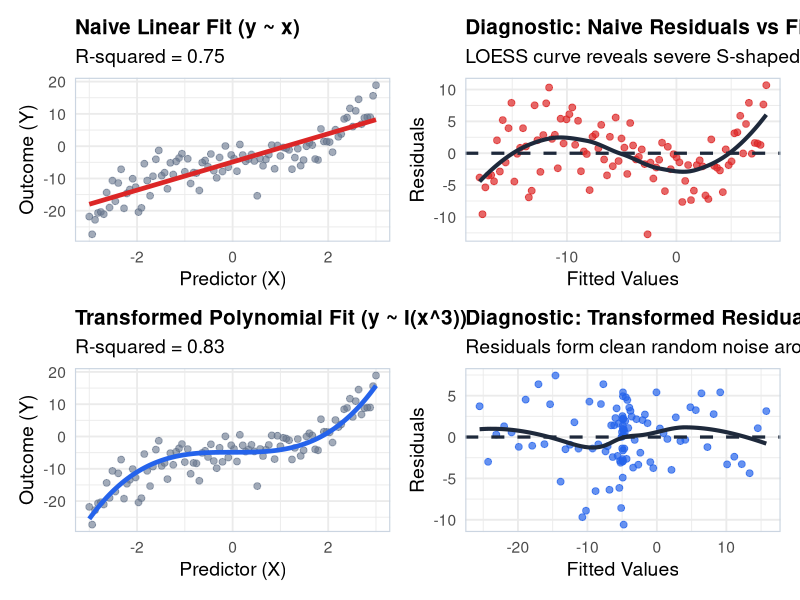

R code for this plot:
## ---- chunk 1
knitr::opts_chunk$set(echo = TRUE, warning = FALSE, message = FALSE, fig.width = 9.5, fig.height = 7.0)
library(ggplot2)
library(dplyr)
library(broom)

set.seed(42)
theme_set(theme_minimal(base_size = 14) +
  theme(
    plot.title = element_text(face = "bold", size = 15),
    panel.border = element_rect(colour = "#cbd5e1", fill = NA, linewidth = 0.8)
  ))
## ---- chunk 2
n <- 100
df <- tibble(
  x = seq(-3.0, 3.0, length.out = n),
  true_error = rnorm(n, mean = 0, sd = 3.5),
  y = -5.0 + 0.8 * (x^3) + true_error,
  x3 = x^3
)

mod_naive <- lm(y ~ x, data = df)
mod_trans <- lm(y ~ I(x^3), data = df)

comp_df <- tibble(
  Specification = c("Naive Linear (y ~ x)", "Transformed Polynomial (y ~ I(x^3))"),
  `Estimated Intercept` = round(c(coef(mod_naive)[1], coef(mod_trans)[1]), 3),
  `Estimated Slope` = round(c(coef(mod_naive)[2], coef(mod_trans)[2]), 3),
  `R-Squared` = round(c(summary(mod_naive)$r.squared, summary(mod_trans)$r.squared), 3),
  AIC = round(c(AIC(mod_naive), AIC(mod_trans)), 1)
)

knitr::kable(comp_df, caption = "Specification Comparison: Naive vs. Transformed OLS")
## ---- chunk 3
p1 <- ggplot(df, aes(x = x, y = y)) +
  geom_point(color = "#64748b", alpha = 0.6, size = 2) +
  geom_line(aes(y = fitted(mod_naive)), color = "#dc2626", linewidth = 1.6) +
  labs(title = "Naive Linear Fit (y ~ x)", subtitle = paste0("R-squared = ", round(summary(mod_naive)$r.squared, 2)), x = "Predictor (X)", y = "Outcome (Y)")

p2 <- ggplot(augment(mod_naive), aes(x = .fitted, y = .resid)) +
  geom_point(color = "#dc2626", alpha = 0.7, size = 2) +
  geom_hline(yintercept = 0, linetype = "dashed", color = "#1e293b", linewidth = 1.1) +
  geom_smooth(method = "loess", se = FALSE, color = "#1e293b", linewidth = 1.4) +
  labs(title = "Diagnostic: Naive Residuals vs Fitted", subtitle = "LOESS curve reveals severe S-shaped specification violation", x = "Fitted Values", y = "Residuals")

p3 <- ggplot(df, aes(x = x, y = y)) +
  geom_point(color = "#64748b", alpha = 0.6, size = 2) +
  geom_line(aes(y = fitted(mod_trans)), color = "#2563eb", linewidth = 1.6) +
  labs(title = "Transformed Polynomial Fit (y ~ I(x^3))", subtitle = paste0("R-squared = ", round(summary(mod_trans)$r.squared, 2)), x = "Predictor (X)", y = "Outcome (Y)")

p4 <- ggplot(augment(mod_trans), aes(x = .fitted, y = .resid)) +
  geom_point(color = "#2563eb", alpha = 0.7, size = 2) +
  geom_hline(yintercept = 0, linetype = "dashed", color = "#1e293b", linewidth = 1.1) +
  geom_smooth(method = "loess", se = FALSE, color = "#1e293b", linewidth = 1.4) +
  labs(title = "Diagnostic: Transformed Residuals vs Fitted", subtitle = "Residuals form clean random noise around zero", x = "Fitted Values", y = "Residuals")

library(patchwork)
if (requireNamespace("patchwork", quietly = TRUE)) {
  (p1 + p2) / (p3 + p4)
} else {
  print(p1); print(p2); print(p3); print(p4)
}
